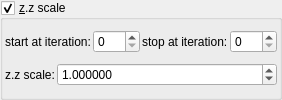
    <widget class="MyGroupBox" name="groupCheck_transf_function_enabledG_false">
     <property name="title">
      <string>&amp;z.z scale</string>
     </property>
     <property name="checkable">
      <bool>true</bool>
     </property>
     <layout class="QVBoxLayout" name="verticalLayout_14" stretch="0,0">
      <property name="spacing">
       <number>2</number>
      </property>
      <property name="leftMargin">
       <number>2</number>
      </property>
      <property name="topMargin">
       <number>2</number>
      </property>
      <property name="rightMargin">
       <number>2</number>
      </property>
      <property name="bottomMargin">
       <number>2</number>
      </property>
      <item>
       <layout class="QHBoxLayout" name="horizontalLayout_17" stretch="0,1,0,1">
        <item>
         <widget class="QLabel" name="label_98">
          <property name="text">
           <string>start at iteration:</string>
          </property>
         </widget>
        </item>
        <item>
         <widget class="MySpinBox" name="spinboxInt_transf_start_iterations_G">
          <property name="sizePolicy">
           <sizepolicy hsizetype="Minimum" vsizetype="Maximum">
            <horstretch>0</horstretch>
            <verstretch>0</verstretch>
           </sizepolicy>
          </property>
          <property name="minimum">
           <number>0</number>
          </property>
          <property name="maximum">
           <number>999</number>
          </property>
          <property name="value">
           <number>0</number>
          </property>
         </widget>
        </item>
        <item>
         <widget class="QLabel" name="label_70">
          <property name="text">
           <string>stop at iteration:</string>
          </property>
         </widget>
        </item>
        <item>
         <widget class="MySpinBox" name="spinboxInt_transf_stop_iterations_G">
          <property name="sizePolicy">
           <sizepolicy hsizetype="Preferred" vsizetype="Maximum">
            <horstretch>0</horstretch>
            <verstretch>0</verstretch>
           </sizepolicy>
          </property>
          <property name="maximum">
           <number>999</number>
          </property>
         </widget>
        </item>
       </layout>
      </item>
      <item>
       <layout class="QHBoxLayout" name="horizontalLayout_5" stretch="0,1">
        <item>
         <widget class="QLabel" name="label_100">
          <property name="text">
           <string>z.z scale:</string>
          </property>
         </widget>
        </item>
        <item>
         <widget class="MyDoubleSpinBox" name="spinbox_transf_scaleG_1">
          <property name="sizePolicy">
           <sizepolicy hsizetype="Minimum" vsizetype="Maximum">
            <horstretch>0</horstretch>
            <verstretch>0</verstretch>
           </sizepolicy>
          </property>
          <property name="prefix">
           <string/>
          </property>
          <property name="suffix">
           <string/>
          </property>
          <property name="decimals">
           <number>6</number>
          </property>
          <property name="minimum">
           <double>-99.989999999999995</double>
          </property>
          <property name="maximum">
           <double>99.989999999999995</double>
          </property>
          <property name="singleStep">
           <double>0.100000000000000</double>
          </property>
          <property name="value">
           <double>1.000000000000000</double>
          </property>
         </widget>
        </item>
       </layout>
      </item>
     </layout>
    </widget>
